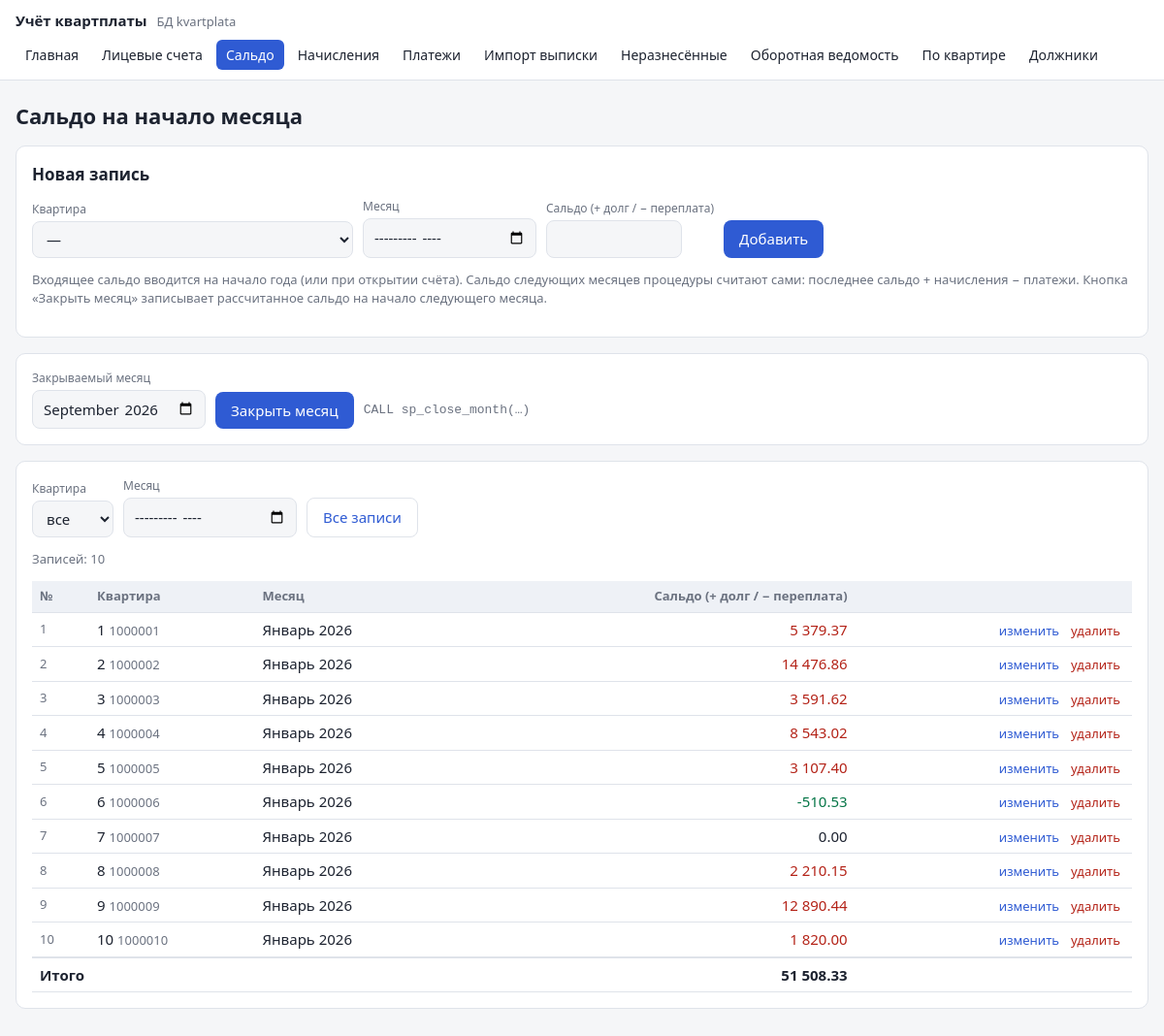
The app's page /edit.php?t=saldo with its own data.
### tables this page shows
CREATE TABLE saldo (
    id         INT UNSIGNED  NOT NULL AUTO_INCREMENT,
    account_id INT UNSIGNED  NOT NULL COMMENT 'Лицевой счёт',
    period     DATE          NOT NULL COMMENT 'Месяц (1-е число), на начало которого зафиксировано сальдо',
    amount     DECIMAL(12,2) NOT NULL COMMENT 'Сальдо: + долг / − переплата',
    PRIMARY KEY (id),
    UNIQUE KEY uq_saldo (account_id, period),
    CONSTRAINT fk_saldo_account FOREIGN KEY (account_id) REFERENCES accounts (id)
        ON DELETE CASCADE,
    CONSTRAINT chk_saldo_period CHECK (DAYOFMONTH(period) = 1)
);

CREATE TABLE accounts (
    id         INT UNSIGNED  NOT NULL AUTO_INCREMENT,
    account_no VARCHAR(10)   NOT NULL COMMENT 'Номер лицевого счёта',
    flat       SMALLINT UNSIGNED NOT NULL COMMENT 'Номер квартиры',
    owner      VARCHAR(150)  NOT NULL COMMENT 'Ответственный квартиросъёмщик',
    area       DECIMAL(6,2)  NULL COMMENT 'Общая площадь, м² (у счетов из банковской выписки может быть неизвестна)',
    residents  TINYINT UNSIGNED NOT NULL DEFAULT 1 COMMENT 'Число проживающих',
    import_id  INT UNSIGNED  NULL COMMENT 'Загрузка выписки, при которой счёт создан автоматически',
    PRIMARY KEY (id),
    UNIQUE KEY uq_account_no (account_no),
    UNIQUE KEY uq_flat (flat),
    CONSTRAINT chk_account_no CHECK (account_no REGEXP '^[0-9]{6,10}$'),
    CONSTRAINT fk_accounts_import FOREIGN KEY (import_id) REFERENCES bank_imports (id)
        ON DELETE SET NULL,
    CONSTRAINT chk_area CHECK (area > 0)
);

### web/edit.php (the view, shortened to what this page needs)
<?php
require __DIR__ . '/lib.php';
$tables = [
    'accounts' => [
        'title'  => 'Лицевые счета',
        'order'  => 'a.flat',
        'fields' => [
            'account_no' => ['Лицевой счёт', 'text', 'pattern' => '[0-9]{6,10}'],
            'flat'       => ['Квартира', 'int'],
            'owner'      => ['Квартиросъёмщик', 'text', 'size' => 32],
            'area'       => ['Площадь, м²', 'money', 'optional' => true],
            'residents'  => ['Проживает', 'int'],
        ],
    ],
    'saldo' => [
        'title'  => 'Сальдо на начало месяца',
        'order'  => 't.period DESC, a.flat',
        'filter' => 'period',
        'fields' => [
            'account_id' => ['Квартира', 'account'],
            'period'     => ['Месяц', 'month'],
            'amount'     => ['Сальдо (+ долг / − переплата)', 'money', 'signed' => true],
        ],
        'help'   => 'Входящее сальдо вводится на начало года (или при открытии счёта). '
                  . 'Сальдо следующих месяцев процедуры считают сами: последнее сальдо + начисления − платежи. '
                  . 'Кнопка «Закрыть месяц» записывает рассчитанное сальдо на начало следующего месяца.',
    ],
    'charges' => [
        'title'  => 'Начисления',
        'order'  => 't.period DESC, a.flat, t.service',
        'filter' => 'period',
        'fields' => [
            'account_id' => ['Квартира', 'account'],
            'period'     => ['Расчётный месяц', 'month'],
            'service'    => ['Услуга', 'select', 'options' => SERVICES],
            'amount'     => ['Сумма', 'money', 'signed' => true],
        ],
        'help'   => 'Отрицательная сумма — перерасчёт (уменьшение начисления).',
    ],
    'payments' => [
        'title'  => 'Платежи',
        'order'  => 't.pay_date DESC, a.flat',
        'filter' => 'pay_date',
        'fields' => [
            'account_id' => ['Квартира', 'account'],
            'pay_date'   => ['Дата поступления', 'date'],
            'amount'     => ['Сумма', 'money'],
            'source'     => ['Способ', 'select', 'options' => PAY_SOURCES],
            'doc_no'     => ['№ документа', 'text', 'optional' => true],
            'payer'      => ['Плательщик', 'text', 'optional' => true, 'size' => 22],
            'purpose'    => ['Назначение платежа', 'text', 'optional' => true, 'size' => 30],
        ],
        'help'   => 'Платёж учитывается в месяце поступления на расчётный счёт. '
                  . 'Платежи из банковской выписки загружаются на странице «Импорт выписки».',
    ],
];
$t = array_key_exists($_GET['t'] ?? '', $tables) ? $_GET['t'] : 'accounts';
$cfg = $tables[$t];
$fields = $cfg['fields'];
$self = 'edit.php?t=' . $t;
$fAccount = (int)($_GET['account'] ?? 0);
$fMonth = preg_match('/^\d{4}-\d{2}$/', $_GET['month'] ?? '') ? $_GET['month'] : null;
$form = [];
$editId = (int)($_GET['edit'] ?? 0);
$where = [];
$params = [];
if ($t !== 'accounts') {
    $sql = "SELECT t.*, a.flat, a.account_no FROM $t t JOIN accounts a ON a.id = t.account_id"
         . ($where ? ' WHERE ' . implode(' AND ', $where) : '') . " ORDER BY {$cfg['order']}";
} else {
    $sql = "SELECT a.* FROM accounts a ORDER BY {$cfg['order']}";
}
$stmt = db()->prepare($sql);
$stmt->execute($params);
$rows = $stmt->fetchAll();
$accounts = accounts();
function input(string $name, array $f, $value): string
{
    $v = h((string)$value);
    $req = empty($f['optional']) ? 'required' : '';
    switch ($f[1]) {
        case 'account':
            global $accounts;
            $o = '<option value="">—</option>';
            foreach ($accounts as $a) {
                $sel = (string)$a['id'] === (string)$value ? 'selected' : '';
                $o .= sprintf('<option value="%d" %s>кв. %d — %s</option>', $a['id'], $sel, $a['flat'], h($a['owner']));
            }
            return "<select name=\"$name\" $req>$o</select>";
        case 'month':
            return "<input type=\"month\" name=\"$name\" value=\"$v\" $req>";
        case 'money':
            $min = empty($f['signed']) ? 'min="0.01"' : '';
            return "<input type=\"number\" step=\"0.01\" $min name=\"$name\" value=\"$v\" style=\"width:140px\" $req>";
    }
}
function cell(string $name, array $f, array $r): string
{
    $v = $r[$name];
    return match ($f[1]) {
        'account' => sprintf('<td>%d <span class="muted">%s</span></td>', $r['flat'], h($r['account_no'])),
        'money'   => sprintf('<td class="num %s">%s</td>', empty($f['signed']) ? '' : sign_class($v), money($v)),
        'month'   => sprintf('<td>%s %s</td>', MONTHS[(int)substr($v, 5, 2)], substr($v, 0, 4)),
        'date'    => '<td>' . date('d.m.Y', strtotime($v)) . '</td>',
        default   => '<td>' . h((string)$v) . '</td>',
    };
}
if (!$form && !$editId) {
    $form = ['account_id' => $fAccount ?: '', 'period' => $fMonth ?? '',
             'pay_date' => date('Y-m-d'), 'residents' => 1];
}
?>
    <form class="card" method="post" action="<?= h($self . ($fAccount ? "&account=$fAccount" : '') . ($fMonth ? "&month=$fMonth" : '')) ?>">
        <h2><?= $editId ? 'Изменение записи №' . $editId : 'Новая запись' ?></h2>
        <div class="row">
            <?php foreach ($fields as $name => $f): ?>
                <div class="field"><label><?= h($f[0]) ?></label><?= input($name, $f, $form[$name] ?? '') ?></div>
            <?php endforeach ?>
            <button type="submit"><?= $editId ? 'Сохранить' : 'Добавить' ?></button>
        </div>
        <?php if (!empty($cfg['help'])): ?><p class="muted"><?= h($cfg['help']) ?></p><?php endif ?>
    </form>
    <?php if ($t === 'saldo'): ?>
    <form class="card row" method="post" action="<?= h($self) ?>">
        <div class="field"><label>Закрываемый месяц</label>
            <input type="month" name="close" required value="<?= h(date('Y-m', strtotime('first day of last month'))) ?>"></div>
        <button type="submit">Закрыть месяц</button>
        <span class="sql">CALL sp_close_month(…)</span>
    </form>
    <?php endif ?>
    <div class="card">
        <?php if ($t !== 'accounts'): ?>
        <form class="row" method="get" style="margin-bottom:12px">
            <div class="field"><label>Квартира</label>
                <select name="account" onchange="this.form.submit()">
                    <option value="0">все</option>
                </select></div>
            <div class="field"><label>Месяц</label>
                <input type="month" name="month" value="<?= h($fMonth ?? '') ?>" onchange="this.form.submit()"></div>
            <a class="btn light" href="<?= h($self) ?>&month=">Все записи</a>
        </form>
        <?php endif ?>
        <p class="muted">Записей: <?= count($rows) ?></p>
        <div class="table-wrap">
        <table>
            <tr>
                <th>№</th>
                <?php foreach ($fields as $name => $f): ?>
                    <th class="<?= $f[1] === 'money' ? 'num' : '' ?>"><?= h($f[0]) ?></th>
                <?php endforeach ?>
                <th></th>
            </tr>
            <?php foreach ($rows as $r): ?>
            <tr>
                <td class="muted"><?= (int)$r['id'] ?></td>
                <?php foreach ($fields as $name => $f) echo cell($name, $f, $r); ?>
                <td class="num">
                    <a class="link" href="<?= h($self . '&edit=' . $r['id'] . ($fAccount ? "&account=$fAccount" : '') . ($fMonth ? "&month=$fMonth" : '')) ?>">изменить</a>
                    <form method="post" style="display:inline" onsubmit="return confirm('Удалить запись?')"
                          action="<?= h($self . ($fAccount ? "&account=$fAccount" : '') . ($fMonth ? "&month=$fMonth" : '')) ?>">
                        <button class="link" type="submit">удалить</button>
                    </form>
                </td>
            </tr>
            <?php endforeach ?>
            <?php if ($t !== 'accounts' && $rows): ?>
            <tr class="total">
                <td colspan="<?= array_search('amount', array_keys($fields)) + 1 ?>">Итого</td>
                <td class="num"><?= money(array_sum(array_column($rows, 'amount'))) ?></td>
                <td colspan="<?= count($fields) - array_search('amount', array_keys($fields)) ?>"></td>
            </tr>
            <?php endif ?>
        </table>
        </div>
    </div>

### web/style.css (style rules this page uses)
:root { --bg: #f5f6f8; --card: #fff; --text: #1d2330; --muted: #6b7280; --accent: #2f5bd3; --border: #dfe3ea; --err: #b42318; --ok: #067647; --debt: #b42318; --over: #067647; --head: #eef1f6; --zebra: #fafbfc; }
* { box-sizing: border-box; }
body { margin: 0; background: var(--bg); color: var(--text); font: 15px/1.5 system-ui, -apple-system, "Segoe UI", sans-serif; }
h2 { font-size: 17px; margin: 0 0 12px; }
.card { background: var(--card); border: 1px solid var(--border); border-radius: 10px; padding: 16px; margin-bottom: 16px; }
.row { display: flex; flex-wrap: wrap; gap: 10px; align-items: flex-end; }
.field { display: flex; flex-direction: column; gap: 3px; }
.field label { font-size: 12px; color: var(--muted); }
input, select { font: inherit; color: var(--text); background: var(--bg); border: 1px solid var(--border); border-radius: 8px; padding: 7px 10px; }
button, .btn { font: inherit; background: var(--accent); color: #fff; border: 0; text-decoration: none; border-radius: 8px; padding: 8px 16px; cursor: pointer; display: inline-block; }
.btn.light { background: transparent; color: var(--accent); border: 1px solid var(--border); }
button.link { background: none; color: var(--err); padding: 0 4px; font-size: 13px; }
a.link { color: var(--accent); font-size: 13px; text-decoration: none; padding: 0 4px; }
.sql { font-family: ui-monospace, Menlo, monospace; font-size: 13px; color: var(--muted); margin: 0 0 10px; }
.muted { color: var(--muted); font-size: 13px; }
.table-wrap { overflow-x: auto; }
table { width: 100%; border-collapse: collapse; font-variant-numeric: tabular-nums; }
th, td { padding: 6px 8px; border-bottom: 1px solid var(--border); text-align: left; vertical-align: middle; }
th { font-size: 13px; color: var(--muted); font-weight: 600; background: var(--head); }
td.num, th.num { text-align: right; white-space: nowrap; }
tr.total td { font-weight: 700; border-top: 2px solid var(--border); }
.debt { color: var(--debt); }
.over { color: var(--over); }

### records on screen
saldo: id "1", account.account_no "1 1000001", period "Январь 2026", amount "5 379.37"
saldo: id "2", account.account_no "2 1000002", period "Январь 2026", amount "14 476.86"
saldo: id "3", account.account_no "3 1000003", period "Январь 2026", amount "3 591.62"
saldo: id "4", account.account_no "4 1000004", period "Январь 2026", amount "8 543.02"
saldo: id "5", account.account_no "5 1000005", period "Январь 2026", amount "3 107.40"
saldo: id "6", account.account_no "6 1000006", period "Январь 2026", amount "-510.53"
saldo: id "7", account.account_no "7 1000007", period "Январь 2026", amount "0.00"
saldo: id "8", account.account_no "8 1000008", period "Январь 2026", amount "2 210.15"
saldo: id "9", account.account_no "9 1000009", period "Январь 2026", amount "12 890.44"
saldo: id "10", account.account_no "10 1000010", period "Январь 2026", amount "1 820.00"

### other values on screen
$label "Главная"
$label "Лицевые счета"
$label "Сальдо"
$label "Начисления"
$label "Платежи"
$label "Импорт выписки"
$label "Неразнесённые"
$label "Оборотная ведомость"
$label "По квартире"
$label "Должники"
$title "Сальдо на начало месяца"
$f[0] "Квартира"
$f[0] "Месяц"
$f[0] "Сальдо (+ долг / − переплата)"
count($rows) "10"
